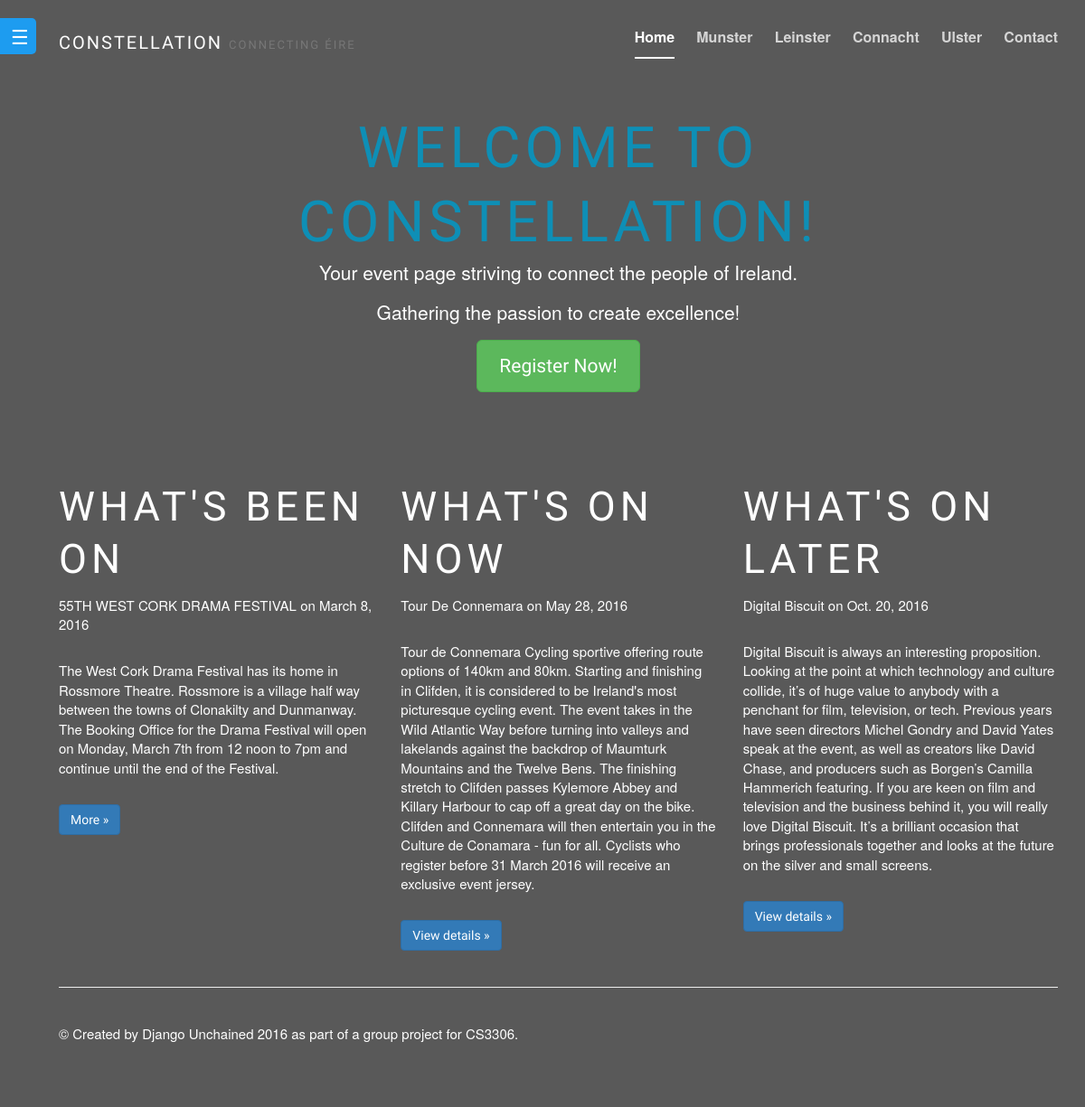
Page /constellation/ on the committed database.
### constellation/models.py (models this page shows, shortened)
class Event(models.Model):
	SEASONS = (
	('spring', 'Spring'),
	('summer', 'Summer'),
	('autumn', 'Autumn'),
	('winter', 'Winter'),
	)
	eventID = models.AutoField(primary_key=True)
	title = models.CharField(max_length = 50)
	eventDescription = models.TextField()
	startTime = models.TimeField()
	endTime = models.TimeField()
	startDate = models.DateField()
	endDate = models.DateField()
	venueID = models.IntegerField()
	season = models.CharField(max_length=6, choices=SEASONS)
	notesID = models.IntegerField(null=True, blank=True)
	availability = models.IntegerField(null=True, blank=True)
	youtubeVideoID = models.CharField(max_length=20, blank=True)

### constellation/views.py (the view)
# urls.py: url(r'^', 'constellation.views.index'),
def index(request):
	past = Event.objects.filter(season = 'spring').order_by('startDate').first()
	present = Event.objects.filter(season = 'summer').order_by('startDate').first()
	future = Event.objects.filter(season = 'winter').order_by('startDate').first()
	user = request.user.id
	if user is not None:
		profile = UserProfile.objects.get(user=user)
		context = {
		'profile': profile,
		'past': past,
		'present': present,
		'future': future,
		}
	else:
		context = {
		'past': past,
		'present': present,
		'future': future,
		}
	return render(request, 'constellation/home.html', context)

### constellation/templates/constellation/home.html (shortened to what this page needs)
{% extends "base.html" %}
{% load static %}
{% block content %}
	<div class="masthead clearfix">
		<div class="inner">
			<h3 class="masthead-brand">Constellation <small>Connecting &Eacute;ire</small></h3>
			<nav>
				<ul class="nav masthead-nav">
					<li class="active"><a href="#">Home</a></li>
					<li><a href="/constellation/munster/">Munster</a></li>
					<li><a href="/constellation/leinster/">Leinster</a></li>
					<li><a href="/constellation/connacht/">Connacht</a></li>
					<li><a href="/constellation/ulster/">Ulster</a></li>
					<li><a href="#" id="contact">Contact</a></li>
				</ul>
			</nav>
		</div>
	</div>
	  <div class="jumbotron">
		{% if user.username %}
			<h1>Welcome {{ profile.first_name }} {{ profile.last_name }}!</h1>
			<p class="lead">Your event page striving to connect the people of Ireland.</p>
			<p class="lead">Gathering the passion to create excellence!</p>
		{% else %}
			<h1>Welcome to Constellation!</h1>
			<p class="lead">Your event page striving to connect the people of Ireland.</p>
			<p class="lead">Gathering the passion to create excellence!</p>
			<p><a class="btn btn-lg btn-success" href="{% url 'Register' %}" role="button">Register Now!</a></p>
		{% endif %}
	  </div>
	  <div class="row">
		<div class="col-lg-4">
		  <h2>What's been on</h2>
		  <p>{{ past.title }} on {{ past.startDate }}</p>
		  <p>{{ past.eventDescription }}</p>
		  <p><a class="btn btn-primary" href="/constellation/munster/" role="button">More &raquo;</a></p>
		</div>
		<div class="col-lg-4">
		  <h2>What's on now</h2>
		  <p>{{ present.title }} on {{ present.startDate }}</p>
		  <p>{{ present.eventDescription }}</p>
		  <p><a class="btn btn-primary" href="/constellation/connacht/" role="button">View details &raquo;</a></p>
	   </div>
		<div class="col-lg-4">
		  <h2>What's on later</h2>
		  <p>{{ future.title }} on {{ future.startDate }}</p>
		  <p>{{ future.eventDescription}} </p>
		  <p><a class="btn btn-primary" href="/constellation/leinster/" role="button">View details &raquo;</a></p>
		</div>
	  </div>
{% endblock %}

### constellation/templates/base.html (shortened to what this page needs)
<!DOCTYPE html PUBLIC "-//W3C//DTD XHTML 1.0 Transitional//EN"
  "http://www.w3.org/TR/xhtml1/DTD/xhtml1-transitional.dtd">
<html lang="en">
	<head>
		{% load staticfiles %}
		<link rel="stylesheet" type="text/css" href="{% static 'constellation/css/bootstrap.min.css' %}" />
		<link rel="stylesheet" type="text/css" href="{% static 'constellation/css/ie10-viewport-bug-workaround.css' %}" />
		<link rel="stylesheet" type="text/css" href="{% static 'constellation/css/inside.css' %}" />
		<link rel="stylesheet" type="text/css" href="{% static 'constellation/css/sidebar.css' %}" />
		<link rel="stylesheet" type="text/css" href="{% static 'constellation/css/justified-nav.css' %}" />
		<link rel="stylesheet" type="text/css" href="{% static 'constellation/css/login.css' %}" />
		<link rel="stylesheet" type="text/css" href="{% static 'constellation/css/picframe.css' %}" />
		<link rel="stylesheet" type="text/css" href="{% static 'constellation/css/video.css' %}" />
	</head>
	<body>
				<div style="transform: translate3d(0px, 0px, 0px); transform-style: preserve-3d; backface-visibility: hidden;" class="site-bg">
					<div class="site-bg__img"></div>
					<div class="site-bg__overlay"></div>
					<div style="position: relative; display: block; left: 0px; top: 0px; transform: translate3d(17.1691px, 0.91728px, 0px); transform-style: preserve-3d; backface-visibility: hidden;" class="site-bg__effect layer" data-depth=".30"></div>
					<canvas height="659" width="1366" style="position: absolute; display: block; left: 0px; top: 0px; transform: translate3d(17.1691px, 0.91728px, 0px); transform-style: preserve-3d; backface-visibility: hidden; opacity: 1;" class="site-bg__canvas layer" data-depth=".30"></canvas>
				</div>
	<div id="page-content-wrapper">
	<div id="wrapper">
    <a href="#" class="btn btn-primary" id="toggle-sidebar">
            &#9776;
    </a>
		<div class="container">
{% block content %}
{% endblock %}
	<footer class="footer">
	<p>&copy; Created by Django Unchained 2016 as part of a group project for CS3306. <div id="google_translate_element"></div></p>
	</footer>
	</div>
	</div>
	</div>
	</body>
</html>

### constellation/static/constellation/css/inside.css (style rules this page uses)
h1, h2, h3, h4, h5, h6, .btn, .site-nav__menu a, .section__subtitle, .digit, .dash_title { font-family: "Source Sans Pro", "Helvetica Neue", Helvetica, Arial, sans-serif; }
h1, h2, h3, h4, h5, h6 { line-height: 1.3; font-weight: 400; text-transform: uppercase; letter-spacing: 2px; }
html, body { font-size: 15px; color: #fff; -webkit-font-smoothing: antialiased; -moz-osx-font-smoothing: grayscale; }
@media (min-width: 992px) { body { font-size: 16px; } }
h1, h4, h5, h6 { margin: 0; color: #fff; }
h1 { font-size: 30px; letter-spacing: 3px; font-weight: 300; }
@media (min-width: 768px) { h1 { letter-spacing: 5px; font-size: 45px; } }
@media (min-width: 992px) { h1 { font-size: 65px; } }
h2 { font-size: 25px; font-weight: 300; }
@media (min-width: 768px) { h2 { letter-spacing: 5px; font-size: 35px; } }
@media (min-width: 992px) { h2 { font-size: 45px; } }
h3 { line-height: 1.75; font-size: 18px; }
@media (min-width: 992px) { h3 { font-size: 20px; } }
p, ol, ul, blockquote, pre { margin-bottom: 20px; }
p:last-child, ol:last-child, ul:last-child, blockquote:last-child, pre:last-child { margin-bottom: 0; }
@media (min-width: 992px) { p, ol, ul, blockquote, pre { margin-bottom: 30px; } }
a { color: #f2784b; }
.site-bg__overlay { position: absolute; background-color: rgba(1, 1, 1, 0.65); }
.site-bg { position: absolute; z-index: -1; overflow: hidden; }
.site-bg__img, .site-bg__video, .site-bg__overlay, .site-bg__effect, .site-bg__canvas { position: absolute !important; }
.site-bg__img { background-repeat: no-repeat; background-position: 50% 50%; background-size: cover; }
.site-bg__canvas { display: none; }
.layer, .site-loader, .site-nav, .site-wrap, .section, .site-bg, .site-bg__img, .site-bg__video, .site-bg__overlay, .site-bg__effect, .site-bg__canvas, .cloud, .newsletter-overlay { top: 0; right: 0; bottom: 0; left: 0; }
body { -webkit-font-smoothing: antialiased; -moz-osx-font-smoothing: grayscale; position: relative; background-color: transparent; font-size: 15px; color: #fff; }
.masthead-brand { margin-top: 10px; margin-bottom: 10px; }
.masthead-nav > li { display: inline-block; }
.masthead-nav > li + li { margin-left: 20px; }
.masthead-nav > li > a { padding-right: 0; padding-left: 0; font-size: 16px; font-weight: bold; color: #fff; color: rgba(255,255,255,.75); border-bottom: 2px solid transparent; }
.masthead-nav > .active > a, .masthead-nav > .active > a:hover, .masthead-nav > .active > a:focus { color: #fff; border-bottom-color: #fff; }
@media (min-width: 768px) { .masthead-brand { float: left; } }
@media (min-width: 768px) { .masthead-nav { float: right; } }

### constellation/static/constellation/css/sidebar.css (style rules this page uses)
#toggle-sidebar { background: #1d9cf0; border-radius: 0px 5px 5px 0px; border: none; height: 40px; position: fixed; width: 40px; font-size: 22px; }
.container { padding-left: 50px; }

### constellation/static/constellation/css/justified-nav.css (style rules this page uses)
body { padding-top: 20px; }
.footer { padding-top: 40px; padding-bottom: 40px; margin-top: 40px; border-top: 1px solid #eee; }
.jumbotron { text-align: center; background-color: transparent; }
.jumbotron .btn { padding: 14px 24px; font-size: 21px; }
@media screen and (min-width: 768px) { .masthead, .marketing, .footer { padding-right: 0; padding-left: 0; } }

### rows in the picture
Event: title "55TH WEST CORK DRAMA FESTIVAL", startDate "March 8, 2016", eventDescription "The West Cork Drama Festival has its home in Rossmore Theatre. Rossmore is a village half way between the towns of Clonakilty and Dunmanway. The Booking Office for the Drama Festival will open on Monday, March 7th from 12 noon to 7pm and continue until the end of the Festival."
Event: title "Tour De Connemara", startDate "May 28, 2016", eventDescription "Tour de Connemara Cycling sportive offering route options of 140km and 80km. Starting and finishing in Clifden, it is considered to be Ireland's most picturesque cycling event. The event takes in the Wild Atlantic Way before turning into valleys and lakelands against the backdrop of Maumturk Mountains and the Twelve Bens. The finishing stretch to Clifden passes Kylemore Abbey and Killary Harbour to cap off a great day on the bike. Clifden and Connemara will then entertain you in the Culture de Conamara - fun for all. Cyclists who register before 31 March 2016 will receive an exclusive event jersey."
Event: title "Digital Biscuit", startDate "Oct. 20, 2016", eventDescription "Digital Biscuit is always an interesting proposition. Looking at the point at which technology and culture collide, it’s of huge value to anybody with a penchant for film, television, or tech. Previous years have seen directors Michel Gondry and David Yates speak at the event, as well as creators like David Chase, and producers such as Borgen’s Camilla Hammerich featuring. If you are keen on film and television and the business behind it, you will really love Digital Biscuit. It’s a brilliant occasion that brings professionals together and looks at the future on the silver and small screens."
